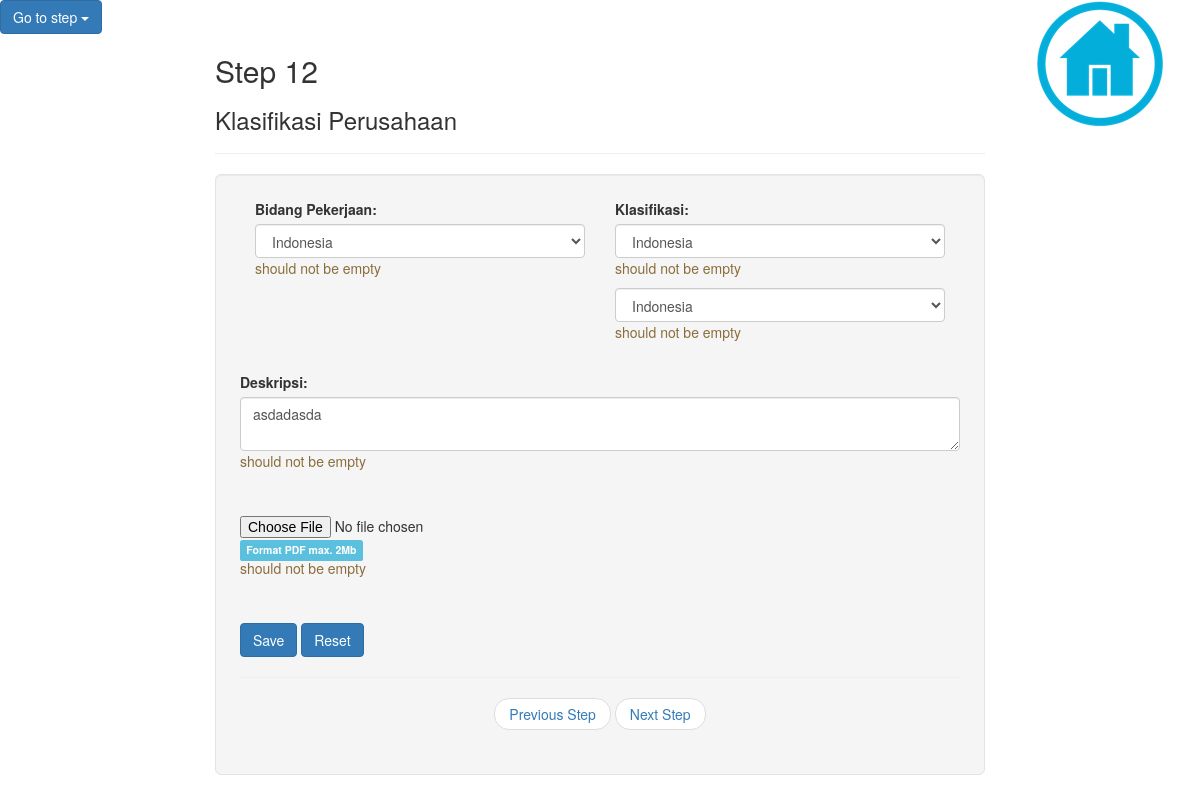
The page /cooperation/editstep12.php?No=3 on the database its author committed.
### tables this page shows
CREATE TABLE IF NOT EXISTS `klasifikasi_perusahaan` (
  `No` int(50) NOT NULL,
  `Activities_Section` varchar(30) NOT NULL,
  `Classification` varchar(50) NOT NULL,
  `Sub_Classification` varchar(30) NOT NULL,
  `Description` varchar(190) NOT NULL,
  `Attachment` longblob NOT NULL
);

### cooperation/editstep12.php (the view, shortened to what this page needs)
<?php
		$No = $_GET["No"];
	$query = "SELECT * FROM klasifikasi_perusahaan WHERE No='$No'";
	$result = mysql_query($query);
	$data = mysql_fetch_array($result);
?>
<!DOCTYPE html>
<html lang="en">
<head>
  <link rel="stylesheet" href="https://maxcdn.bootstrapcdn.com/bootstrap/3.3.7/css/bootstrap.min.css">
</head>
<body>
  <div class="dropdown">
    <button class="step btn btn-primary dropdown-toggle" type="button" data-toggle="dropdown">Go to step
    <span class="caret"></span></button>
  </div>
  <center><a class="home" href="vendor.php"><img src="../assets/images/icons/iconhome.png"></a> </center>
<div class="col-sm-2"></div>
			<form class="col-sm-8" action="updatestep12.php?No=<?php echo $No;?>" method="post">
				<h2>Step 12</h2>
				<h3>Klasifikasi Perusahaan</h3>
				<hr>
					 <div class="well well-lg">
				<div class="col-xs-6">
				  <label for="tipeperusahaan">Bidang Pekerjaan:</label>
				  <select class="form-control" id="tipeperusahaan" name="Activities_Section" value="<?php echo $data['Activities_Section']?>">
				    <option>Indonesia</option>
				  </select><p class="text-warning">should not be empty</p>
				</div>
				<div class="col-xs-6">
				  <label for="tipeperusahaan">Klasifikasi:</label>
				  <select class="form-control" id="tipeperusahaan" name="Classification" value="<?php echo $data['Classification']?>">
				    <option>Indonesia</option>
				  </select><p class="text-warning">should not be empty</p>
				  <select class="form-control" id="tipeperusahaan" name="Sub_Classification" value="<?php echo $data['Sub_Classification']?>">
				    <option>Indonesia</option>
				  </select><p class="text-warning">should not be empty</p>
				  <br>
				</div>
				<div class="form-group">
			  		<label for="name">Deskripsi:</label>
				  	<textarea type="text" class="form-control" id="namaperusahaan" name="Description" value="<?php echo $data['Description']?>"><?php echo $data['Description']?></textarea><p class="text-warning">should not be empty</p>
				<br>
				</div>
				<div class="form-group">
				<input type="file" name="pic" accept="image/*" name="Attachment" value="<?php echo $data['Attachment']?>">
				<span class="label label-info">Format PDF max. 2Mb </span><p class="text-warning">should not be empty</p>
				<br>
				</div>
<button type="submit" class="btn btn-primary">Save</button>
<button type="button" class="btn btn-primary">Reset</button>
<hr>
  <ul class="pager">
    <li><a href="step11.php">Previous Step</a></li>
    <li><a href="step13.php">Next Step</a></li>
  </ul>
			</form>
</body>
</html>

### cooperation/editstep12.php (style rules this page uses)
a.home { position: fixed; top: 0; right: 0; width: 200px; color: white; }

### rows shown on the page
klasifikasi_perusahaan: Activities_Section "Indonesia", Classification "Indonesia", Sub_Classification "Indonesia", Description "asdadasda"
